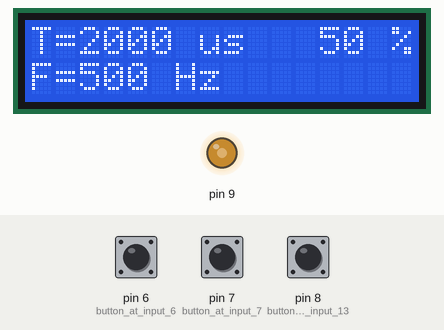
A sketch run on a simulated Arduino Uno, built with avr-gcc and run on an emulated ATmega328P. Shown: 16×2 character LCD, output pins drawn as LEDs (lit = HIGH). The test bench sets the inputs (shaded band); at power-on: pin 8 (button_at_input_13) HIGH, pin 6 (button_at_input_6) HIGH, pin 7 (button_at_input_7) HIGH. What the sketch prints to the serial monitor is not drawn.

Above: at 1.2 s.
1.3 s: pin 8 (button_at_input_13) pulled LOW for 0.35 s
At 2.07 s:
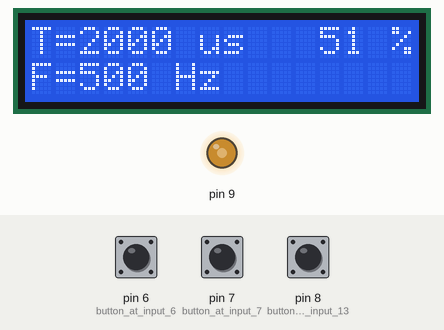
3.7 s: pin 6 (button_at_input_6) pulled LOW for 0.35 s
At 3.92 s:
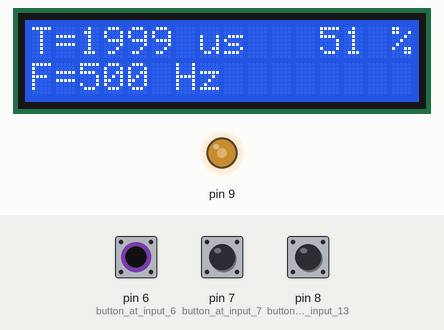
5.5 s: pin 7 (button_at_input_7) pulled LOW for 1 s
At 6.08 s:
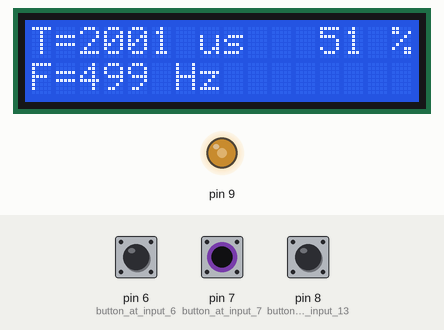
8.0 s: pin 7 (button_at_input_7) pulled LOW for 0.35 s
At 8.24 s:
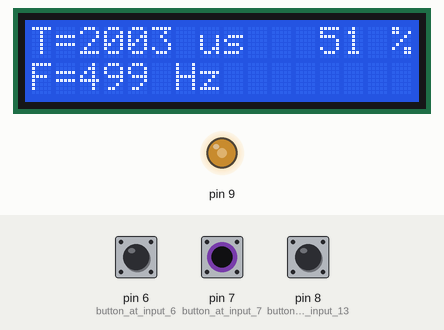
9.8 s: pin 8 (button_at_input_13) pulled LOW for 1 s
At 10.4 s:
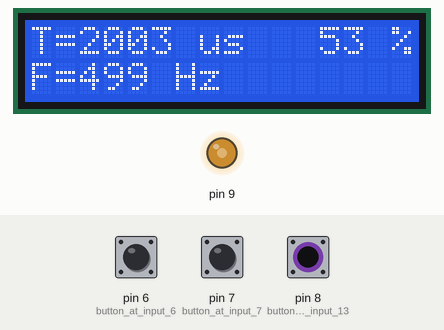
12.3 s: pin 6 (button_at_input_6) pulled LOW for 1 s
At 12.55 s:
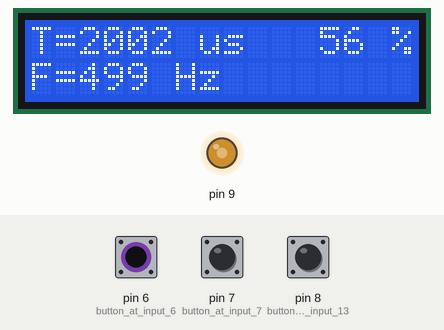
Timing chart, 0 to 15.3 s (numbered marks = the images above; inputs shaded):
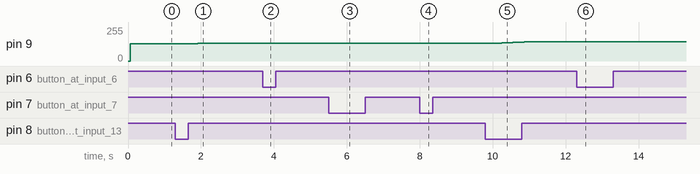

Measured:
- after the input at 1.3 s, pin 9: 128/255 → 132/255 after 0.61 s; the display: first differs from a run without the input after 0.62 s (image 1)
- after the input at 3.7 s, the display: first differs from a run without the input after 0.07 s (image 2)
- after the input at 5.5 s, the display: first differs from a run without the input after 0.12 s (image 3 shows a later state)
- after the input at 8.0 s, the display: first differs from a run without the input after 0.09 s (image 4)
- after the input at 9.8 s, pin 9: 132/255 → 136/255 after 0.44 s, → 140/255 0.31 s later, → 144/255 0.31 s later; the display: first differs from a run without the input after 0.45 s (image 5)

The sketch:

sketch_jan30a.ino
```cpp
#include <TimerOne.h>
#include <LiquidCrystal.h>
LiquidCrystal lcd(12, 11, 5, 4, 3, 2);// RS,E,D4,D5,D6,D7
unsigned long t=2000,f,k=512;// default 1000 μs (1000 Hz), meander, pulse


byte k1,kn,kn1,kn2;
int drive,drive0;
String stringOne, stringTwo;

void setup()
{
    Serial.begin(9600);
  lcd.begin(16, 2);// LCD 16X2
  pinMode(9, OUTPUT);
  pinMode(6,INPUT_PULLUP);// button at input 6
  pinMode(7,INPUT_PULLUP);// button at input 7
  pinMode(8,INPUT_PULLUP);// button at input 13
}
void loop()
{
  Timer1.initialize(t); // period
  Timer1.pwm(9, k); // k - fill factor 0-1023.
  kn=digitalRead(6);// button input 6 (- pulse period)
  kn1=digitalRead(7);// button input 7 (+ pulse period)
  kn2=digitalRead(8);// button input 13 (+ circle fill factor)
  if(kn==LOW){ // decreasing the period
    drive++;
    if(drive<30){
      t=t-1;
    }
    // if the button is held for a long time, the correction of the pulse


    else if(drive>30 && drive<60 ){
      t=t-10;
    }
    else if(drive>=60 && drive<100){
      t=t-100;
    }
    else if(drive>=100){
      t=t-1000;
    }
  }
  else{
    drive=0;
  }

  if(kn1==LOW){// adding a period
    drive0++;
    if(drive0<30){
      t=t+1;
      // if the button is held for a long time, the correction of the


    }
    else if(drive0>30 && drive0<60 ){
      t=t+10;
    }
    else if(drive0>=60 && drive0<100){
      t=t+100;
    }
    else if(drive0>=100){
      t=t+1000;
    }
  }
  else{
    drive0=0;
  }
  if(t==0 || t>300000){ // limiting the pulse duration to the minimum, if


    t=1;
  }
  if(t>200000 && t<300000){ // limiting the pulse duration to the


    t=200000;
  }
  f=1000000/t; // calculate the frequency
  k1=k*100/1024; // calculate% fill factor

  if(kn2==LOW){// button for adjusting the fill factor (in a circle from


    k=k+16;// step 16 out of 1024 (you can do 8 for smoother adjustment)
  }
  if(k==1024){
    k=0;
  }
// displaying information on the indicator


  stringOne = "T=";
  stringOne += t;
  stringOne += " us";
  stringOne += " ";
  stringOne += k1;
  stringOne += "% ";
  stringOne += "F=";
  stringOne += f;
  stringOne += "HZ ";
Serial.println(stringOne);

  lcd.setCursor(0,0);
  lcd.print("T=");
  lcd.print(t);
  lcd.print(" us");
  lcd.setCursor(12,0);
  lcd.print(k1);
  lcd.print(" %");
  lcd.setCursor(0,1);
  lcd.print("F=");
  lcd.print(f);
  lcd.print(" Hz");
  delay(300);
  lcd.setCursor(0,0);
  lcd.print("                ");
  lcd.setCursor(0,1);
  lcd.print("                ");
}
```
